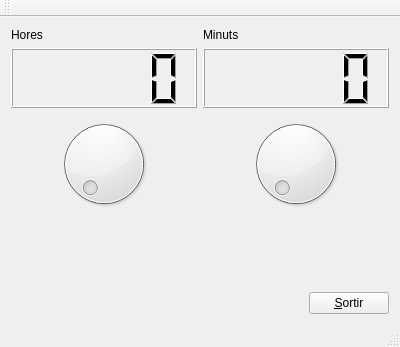
<?xml version="1.0" encoding="UTF-8"?>
<ui version="4.0">
 <class>rellotge</class>
 <widget class="QMainWindow" name="rellotge">
  <property name="geometry">
   <rect>
    <x>0</x>
    <y>0</y>
    <width>400</width>
    <height>347</height>
   </rect>
  </property>
  <property name="windowTitle">
   <string>rellotge</string>
  </property>
  <widget class="QWidget" name="centralWidget">
   <layout class="QGridLayout" name="gridLayout">
    <item row="0" column="0">
     <layout class="QHBoxLayout" name="horizontalLayout_2">
      <item>
       <layout class="QVBoxLayout" name="verticalLayout">
        <item>
         <widget class="QLabel" name="labelhours">
          <property name="text">
           <string>Hores</string>
          </property>
         </widget>
        </item>
        <item>
         <widget class="QLCDNumber" name="lcdhours">
          <property name="minimumSize">
           <size>
            <width>0</width>
            <height>60</height>
           </size>
          </property>
          <property name="lineWidth">
           <number>1</number>
          </property>
         </widget>
        </item>
        <item>
         <widget class="QDial" name="dialhours">
          <property name="maximum">
           <number>23</number>
          </property>
         </widget>
        </item>
       </layout>
      </item>
      <item>
       <layout class="QVBoxLayout" name="verticalLayout_2">
        <item>
         <widget class="QLabel" name="labelminutes">
          <property name="text">
           <string>Minuts</string>
          </property>
         </widget>
        </item>
        <item>
         <widget class="QLCDNumber" name="lcdminutes">
          <property name="minimumSize">
           <size>
            <width>0</width>
            <height>60</height>
           </size>
          </property>
         </widget>
        </item>
        <item>
         <widget class="QDial" name="dialminutes">
          <property name="maximum">
           <number>59</number>
          </property>
         </widget>
        </item>
       </layout>
      </item>
     </layout>
    </item>
    <item row="1" column="0">
     <spacer name="verticalSpacer">
      <property name="orientation">
       <enum>Qt::Vertical</enum>
      </property>
      <property name="sizeHint" stdset="0">
       <size>
        <width>20</width>
        <height>50</height>
       </size>
      </property>
     </spacer>
    </item>
    <item row="2" column="0">
     <layout class="QHBoxLayout" name="horizontalLayout">
      <item>
       <spacer name="horizontalSpacer">
        <property name="orientation">
         <enum>Qt::Horizontal</enum>
        </property>
        <property name="sizeHint" stdset="0">
         <size>
          <width>258</width>
          <height>20</height>
         </size>
        </property>
       </spacer>
      </item>
      <item>
       <widget class="QPushButton" name="exitbutton">
        <property name="text">
         <string>&amp;Sortir</string>
        </property>
       </widget>
      </item>
     </layout>
    </item>
   </layout>
  </widget>
  <widget class="QToolBar" name="mainToolBar">
   <attribute name="toolBarArea">
    <enum>TopToolBarArea</enum>
   </attribute>
   <attribute name="toolBarBreak">
    <bool>false</bool>
   </attribute>
  </widget>
  <widget class="QStatusBar" name="statusBar"/>
 </widget>
 <layoutdefault spacing="6" margin="11"/>
 <resources/>
 <connections>
  <connection>
   <sender>dialhours</sender>
   <signal>valueChanged(int)</signal>
   <receiver>lcdhours</receiver>
   <slot>display(int)</slot>
   <hints>
    <hint type="sourcelabel">
     <x>87</x>
     <y>192</y>
    </hint>
    <hint type="destinationlabel">
     <x>85</x>
     <y>113</y>
    </hint>
   </hints>
  </connection>
  <connection>
   <sender>dialminutes</sender>
   <signal>valueChanged(int)</signal>
   <receiver>lcdminutes</receiver>
   <slot>display(int)</slot>
   <hints>
    <hint type="sourcelabel">
     <x>294</x>
     <y>211</y>
    </hint>
    <hint type="destinationlabel">
     <x>284</x>
     <y>112</y>
    </hint>
   </hints>
  </connection>
  <connection>
   <sender>exitbutton</sender>
   <signal>clicked()</signal>
   <receiver>rellotge</receiver>
   <slot>close()</slot>
   <hints>
    <hint type="sourcelabel">
     <x>346</x>
     <y>309</y>
    </hint>
    <hint type="destinationlabel">
     <x>176</x>
     <y>301</y>
    </hint>
   </hints>
  </connection>
 </connections>
</ui>
